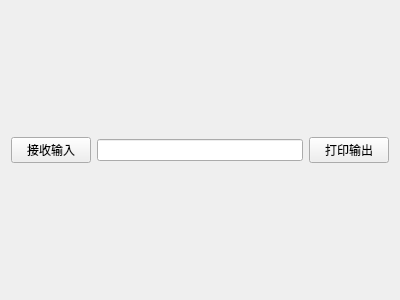
<?xml version="1.0" encoding="UTF-8"?>
<ui version="4.0">
 <class>Widget</class>
 <widget class="QWidget" name="Widget">
  <property name="geometry">
   <rect>
    <x>0</x>
    <y>0</y>
    <width>400</width>
    <height>300</height>
   </rect>
  </property>
  <property name="windowTitle">
   <string>Widget</string>
  </property>
  <layout class="QHBoxLayout" name="horizontalLayout">
   <item>
    <widget class="QPushButton" name="pushButtonIn">
     <property name="text">
      <string>接收输入</string>
     </property>
    </widget>
   </item>
   <item>
    <widget class="QLineEdit" name="lineEditMsg"/>
   </item>
   <item>
    <widget class="QPushButton" name="pushButtonOut">
     <property name="text">
      <string>打印输出</string>
     </property>
    </widget>
   </item>
  </layout>
 </widget>
 <layoutdefault spacing="6" margin="11"/>
 <resources/>
 <connections/>
</ui>
